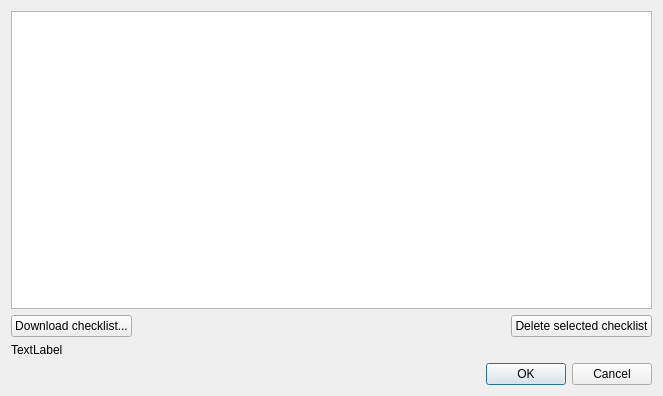
<?xml version="1.0" encoding="UTF-8"?>
<ui version="4.0">
 <class>Dialog</class>
 <widget class="QDialog" name="Dialog">
  <property name="geometry">
   <rect>
    <x>0</x>
    <y>0</y>
    <width>663</width>
    <height>396</height>
   </rect>
  </property>
  <property name="windowTitle">
   <string>Choose Checklist</string>
  </property>
  <layout class="QVBoxLayout" name="verticalLayout">
   <item>
    <widget class="QTreeView" name="checklists_tv">
     <property name="editTriggers">
      <set>QAbstractItemView::NoEditTriggers</set>
     </property>
     <attribute name="headerShowSortIndicator" stdset="0">
      <bool>true</bool>
     </attribute>
    </widget>
   </item>
   <item>
    <layout class="QHBoxLayout" name="horizontalLayout">
     <item>
      <widget class="QPushButton" name="download_checklist_pb">
       <property name="text">
        <string>Download checklist...</string>
       </property>
      </widget>
     </item>
     <item>
      <spacer name="horizontalSpacer">
       <property name="orientation">
        <enum>Qt::Horizontal</enum>
       </property>
       <property name="sizeHint" stdset="0">
        <size>
         <width>40</width>
         <height>20</height>
        </size>
       </property>
      </spacer>
     </item>
     <item>
      <widget class="QPushButton" name="delete_checklist_pb">
       <property name="text">
        <string>Delete selected checklist</string>
       </property>
      </widget>
     </item>
    </layout>
   </item>
   <item>
    <widget class="QLabel" name="checklist_save_path_la">
     <property name="text">
      <string>TextLabel</string>
     </property>
    </widget>
   </item>
   <item>
    <widget class="QDialogButtonBox" name="button_box">
     <property name="orientation">
      <enum>Qt::Horizontal</enum>
     </property>
     <property name="standardButtons">
      <set>QDialogButtonBox::Cancel|QDialogButtonBox::Ok</set>
     </property>
    </widget>
   </item>
  </layout>
 </widget>
 <resources/>
 <connections>
  <connection>
   <sender>button_box</sender>
   <signal>accepted()</signal>
   <receiver>Dialog</receiver>
   <slot>accept()</slot>
   <hints>
    <hint type="sourcelabel">
     <x>248</x>
     <y>254</y>
    </hint>
    <hint type="destinationlabel">
     <x>157</x>
     <y>274</y>
    </hint>
   </hints>
  </connection>
  <connection>
   <sender>button_box</sender>
   <signal>rejected()</signal>
   <receiver>Dialog</receiver>
   <slot>reject()</slot>
   <hints>
    <hint type="sourcelabel">
     <x>316</x>
     <y>260</y>
    </hint>
    <hint type="destinationlabel">
     <x>286</x>
     <y>274</y>
    </hint>
   </hints>
  </connection>
 </connections>
</ui>
